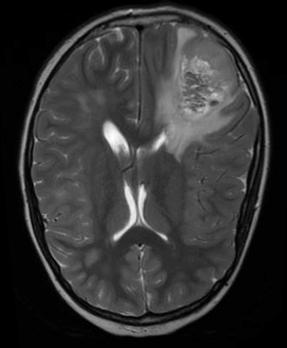
#> input picture augmented data/yes/aug_Y100_0_6649.jpg, 287 x 348 px, found by its file name; its folder holds 4 pictures in this run
$ jupyter execute --allow-errors 'Brain Tumor Detection.ipynb'   (shell and % lines are left out)
#> lines starting #> are read from the running program, lines starting #| are printed output that depends on the picture; after the words box and inside, x2 and y2 are one past the last pixel; in counts of white or black regions, pixels touching at a corner belong together
# Brain Tumor Detection Using a Convolutional Neural Network

**About the Brain MRI Images dataset:**<br>
The dataset contains 2 folders: yes and no which contains 253 Brain MRI Images. The folder yes contains 155 Brain MRI Images that are tumorous and the folder no contains 98 Brain MRI Images that are non-tumorous. I found it on Kaggle [here](https://www.kaggle.com/navoneel/brain-mri-images-for-brain-tumor-detection).

## Import Necessary Modules

[cell 1]
import tensorflow as tf
from tensorflow.keras.layers import Conv2D, Input, ZeroPadding2D, BatchNormalization, Activation, MaxPooling2D, Flatten, Dense
from tensorflow.keras.models import Model, load_model
from tensorflow.keras.callbacks import TensorBoard, ModelCheckpoint
from sklearn.model_selection import train_test_split
from sklearn.metrics import f1_score
from sklearn.utils import shuffle
import cv2
import imutils
import numpy as np
import matplotlib.pyplot as plt
import time
from os import listdir

## Data Preparation & Preprocessing

In order to crop the part that contains only the brain of the image, I used a cropping technique to find the extreme top, bottom, left and right points of the brain. You can read more about it here [Finding extreme points in contours with OpenCV](https://www.pyimagesearch.com/2016/04/11/finding-extreme-points-in-contours-with-opencv/).

[cell 2]
def crop_brain_contour(image, plot=False):

    #import imutils
    #import cv2
    #from matplotlib import pyplot as plt

    # Convert the image to grayscale, and blur it slightly
    gray = cv2.cvtColor(image, cv2.COLOR_BGR2GRAY)
    gray = cv2.GaussianBlur(gray, (5, 5), 0)

    # Threshold the image, then perform a series of erosions +
    # dilations to remove any small regions of noise
    thresh = cv2.threshold(gray, 45, 255, cv2.THRESH_BINARY)[1]
    thresh = cv2.erode(thresh, None, iterations=2)
    thresh = cv2.dilate(thresh, None, iterations=2)

    # Find contours in thresholded image, then grab the largest one
    cnts = cv2.findContours(thresh.copy(), cv2.RETR_EXTERNAL, cv2.CHAIN_APPROX_SIMPLE)
    cnts = imutils.grab_contours(cnts)
    c = max(cnts, key=cv2.contourArea)


    # Find the extreme points
    extLeft = tuple(c[c[:, :, 0].argmin()][0])
    extRight = tuple(c[c[:, :, 0].argmax()][0])
    extTop = tuple(c[c[:, :, 1].argmin()][0])
    extBot = tuple(c[c[:, :, 1].argmax()][0])

    # crop new image out of the original image using the four extreme points (left, right, top, bottom)
    new_image = image[extTop[1]:extBot[1], extLeft[0]:extRight[0]]

    if plot:
        plt.figure()

        plt.subplot(1, 2, 1)
        plt.imshow(image)

        plt.tick_params(axis='both', which='both',
                        top=False, bottom=False, left=False, right=False,
                        labelbottom=False, labeltop=False, labelleft=False, labelright=False)

        plt.title('Original Image')

        plt.subplot(1, 2, 2)
        plt.imshow(new_image)

        plt.tick_params(axis='both', which='both',
                        top=False, bottom=False, left=False, right=False,
                        labelbottom=False, labeltop=False, labelleft=False, labelright=False)

        plt.title('Cropped Image')

        plt.show()

    return new_image

In order to better understand what it's doing, let's grab an image from the dataset and apply this cropping function to see the result:

[cell 3]
ex_img = cv2.imread('yes/Y1.jpg')
#> (the rest of this cell did not finish here and is left out)

### Load up the data:

The following function takes two arguments, the first one is a list of directory paths for the folders 'yes' and 'no' that contain the image data and the second argument is the image size, and for every image in both directories and does the following:
1. Read the image.
2. Crop the part of the image representing only the brain.
3. Resize the image (because the images in the dataset come in different sizes (meaning width, height and # of channels). So, we want all of our images to be (240, 240, 3) to feed it as an input to the neural network.
4. Apply normalization because we want pixel values to be scaled to the range 0-1.
5. Append the image to <i>X</i> and its label to <i>y</i>.<br>

After that, Shuffle <i>X</i> and <i>y</i>, because the data is ordered (meaning the arrays contains the first part belonging to one class and the second part belonging to the other class, and we don't want that).<br>
Finally, Return <i>X</i> and <i>y</i>.

[cell 4]
def load_data(dir_list, image_size):
    """
    Read images, resize and normalize them.
    Arguments:
        dir_list: list of strings representing file directories.
    Returns:
        X: A numpy array with shape = (#_examples, image_width, image_height, #_channels)
        y: A numpy array with shape = (#_examples, 1)
    """
#> called with image_size = (240, 240)

    # load all images in a directory
    X = []
    y = []
    image_width, image_height = image_size

    for directory in dir_list:
        for filename in listdir(directory):
            # load the image
            image = cv2.imread(directory + '\\' + filename)
#> image is the input picture: shape (348, 287, 3); min 0, max 255, mean 50.1
            # crop the brain and ignore the unnecessary rest part of the image
            image = crop_brain_contour(image, plot=False)
#> call 2 of crop_brain_contour, with plot = False
#> in crop_brain_contour (call 2), `thresh = cv2.threshold(gray, 45, 255, cv2.THRESH_BINARY)[1]`:
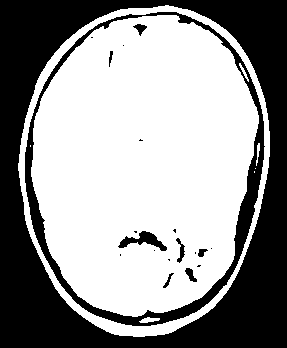
#> thresh: shape (348, 287); 59.1% white; 20 black regions (11 under 20 px), largest, box (x1, y1, x2, y2) and area: (0, 0, 287, 348) 34065, (25, 12, 265, 326) 5942, (118, 231, 167, 251) 392
#> in crop_brain_contour (call 2), `thresh = cv2.erode(thresh, None, iterations=2)`:
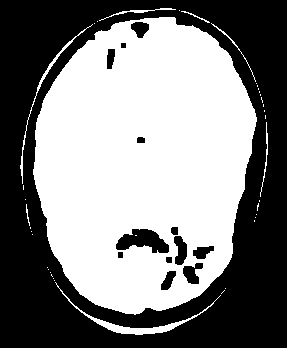
#> thresh: shape (348, 287); 50.9% white; 13 black regions, largest, box (x1, y1, x2, y2) and area: (0, 0, 287, 348) 46865, (116, 229, 169, 253) 788, (174, 236, 187, 265) 266
#> in crop_brain_contour (call 2), `thresh = cv2.dilate(thresh, None, iterations=2)`:
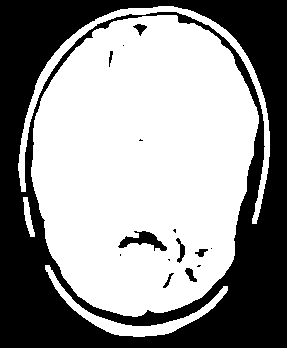
#> thresh: shape (348, 287); 58.4% white; 15 black regions (7 under 20 px)
#> in crop_brain_contour (call 2), `cnts = cv2.findContours(thresh.copy(), cv2.RETR_EXTERNAL, cv2.CHAIN_AP..`: cnts = 4 contours; box (x1, y1, x2, y2) and area: (31, 15, 259, 317) 53226, (18, 6, 270, 224) 2896, (45, 265, 228, 337) 1699, (23, 197, 35, 237) 182
#> in crop_brain_contour (call 2), `c = max(cnts, key=cv2.contourArea)`: c = contour of 372 points, box (x1, y1, x2, y2) (31, 15, 259, 317), area 53226
#> in crop_brain_contour (call 2), `extLeft = tuple(c[c[:, :, 0].argmin()][0])`: extLeft = (31, 167)
#> in crop_brain_contour (call 2), `extRight = tuple(c[c[:, :, 0].argmax()][0])`: extRight = (258, 123)
#> in crop_brain_contour (call 2), `extTop = tuple(c[c[:, :, 1].argmin()][0])`: extTop = (157, 15)
#> in crop_brain_contour (call 2), `extBot = tuple(c[c[:, :, 1].argmax()][0])`: extBot = (132, 316)
#> in crop_brain_contour (call 2), `new_image = image[extTop[1]:extBot[1], extLeft[0]:extRight[0]]`:
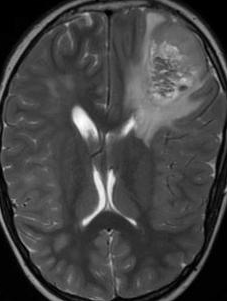
#> new_image: shape (301, 227, 3); min 0, max 255, mean 67.6
            # resize image
            image = cv2.resize(image, dsize=(image_width, image_height), interpolation=cv2.INTER_CUBIC)
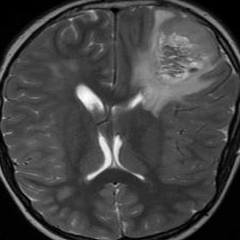
#> image: shape (240, 240, 3); min 0, max 255, mean 67.6
            # normalize values
            image = image / 255.
            # convert image to numpy array and append it to X
            X.append(image)
            # append a value of 1 to the target array if the image
            # is in the folder named 'yes', otherwise append 0.
            if directory[-3:] == 'yes':
                y.append([1])
            else:
                y.append([0])

    X = np.array(X)
    y = np.array(y)

    # Shuffle the data
    X, y = shuffle(X, y)

    print(f'Number of examples is: {len(X)}')
    print(f'X shape is: {X.shape}')
    print(f'y shape is: {y.shape}')

    return X, y

Load up the data that we augmented earlier in the Data Augmentation notebook.<br>
**Note:** the augmented data directory contains not only the new generated images but also the original images.

[cell 5]
augmented_path = 'augmented data/'

# augmented data (yes and no) contains both the original and the new generated examples
augmented_yes = augmented_path + 'yes'
augmented_no = augmented_path + 'no'

IMG_WIDTH, IMG_HEIGHT = (240, 240)

#> (the rest of this cell did not finish here and is left out)

As we see, we have 2065 images. Each images has a shape of **(240, 240, 3)=(image_width, image_height, number_of_channels)**

### Plot sample images:

[cell 6]
# [33 lines left out: function plot_sample_images, not called in this run]

#> (a cell that did not finish here is left out)

### Split the data:
Split <i>X</i> and <i>y</i> into training, validation (development) and validation sets.

[cell 8]
# [20 lines left out: function split_data, not called in this run]

Let's use the following way to split:<br>
1. 70% of the data for training.
2. 15% of the data for validation.
3. 15% of the data for testing.

#> (a cell that did not finish here is left out)

#> (a cell that did not finish here is left out)

Some helper functions:

[cell 11]
# Nicely formatted time string
# [5 lines left out: function hms_string, not called in this run]

[cell 12]
# [7 lines left out: function compute_f1_score, not called in this run]

# Build the model

Let's build a convolutional neural network model:

[cell 13]
def build_model(input_shape):
    """
    Arugments:
        input_shape: A tuple representing the shape of the input of the model. shape=(image_width, image_height, #_channels)
    Returns:
        model: A Model object.
    """
    # Define the input placeholder as a tensor with shape input_shape.
    X_input = Input(input_shape) # shape=(?, 240, 240, 3)

    # Zero-Padding: pads the border of X_input with zeroes
    X = ZeroPadding2D((2, 2))(X_input) # shape=(?, 244, 244, 3)

    # CONV -> BN -> RELU Block applied to X
    X = Conv2D(32, (7, 7), strides = (1, 1), name = 'conv0')(X)
    X = BatchNormalization(axis = 3, name = 'bn0')(X)
    X = Activation('relu')(X) # shape=(?, 238, 238, 32)

    # MAXPOOL
    X = MaxPooling2D((4, 4), name='max_pool0')(X) # shape=(?, 59, 59, 32)

    # MAXPOOL
    X = MaxPooling2D((4, 4), name='max_pool1')(X) # shape=(?, 14, 14, 32)

    # FLATTEN X
    X = Flatten()(X) # shape=(?, 6272)
    # FULLYCONNECTED
    X = Dense(1, activation='sigmoid', name='fc')(X) # shape=(?, 1)

    # Create model. This creates your Keras model instance, you'll use this instance to train/test the model.
    model = Model(inputs = X_input, outputs = X, name='BrainDetectionModel')

    return model

Define the image shape:

[cell 14]
IMG_SHAPE = (IMG_WIDTH, IMG_HEIGHT, 3)
#> IMG_SHAPE = (240, 240, 3)

#> (a cell that did not finish here is left out)
